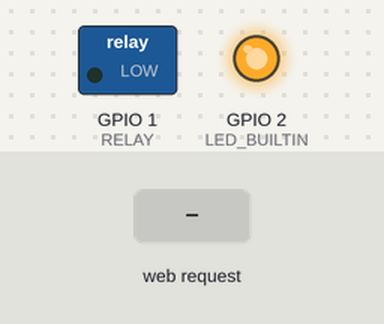
Bench run of a sketch on a simulated ESP8266 (NodeMCU). Shown: switched loads named in the sketch (green lamp = pin HIGH), output pins drawn as LEDs (lit = HIGH, except the on-board LED, lit = LOW). The inputs (shaded band) are chosen by the test bench. WiFi joins after 1.5 s; servers stay silent unless stated; what the sketch prints to the serial monitor is not drawn.

Above: at 4.7 s.
4.8 s: HTTP request GET /Update?Button=A1B received
At 5.4 s:
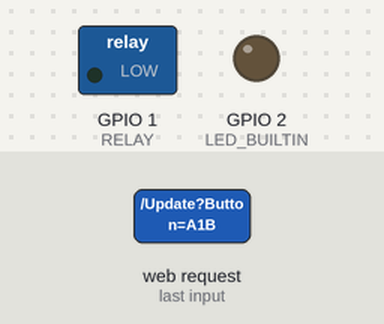
6.3 s: HTTP request GET /Update?Button=A0B received
At 7.2 s:
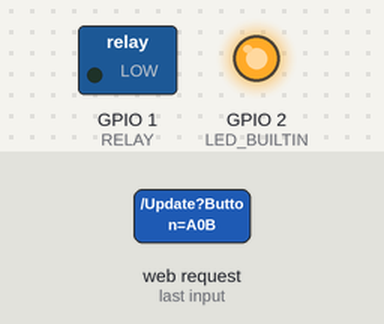
8.2 s: HTTP request GET /Button?Button=A1B received
At 8.6 s:
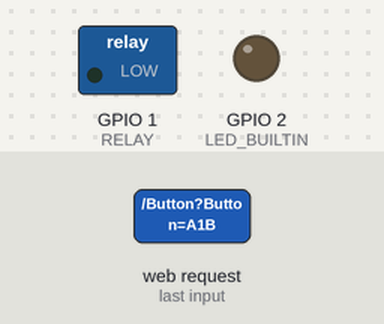
Timing chart, 0 to 11.2 s (numbered marks = the images above; inputs shaded):
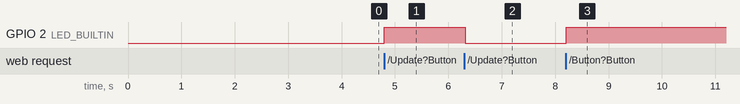

The sketch:

esp8266_webserver.ino
```cpp
#include <ESP8266WiFi.h>
#include <ESP8266WebServer.h>
ESP8266WebServer server(80);

#include "web.h"

const char *ssid = "LAI THE DAN";
const char *pass = "12345678";


// config dia chi esp co dinh
IPAddress local_IP(192, 168, 0, 21) ;
IPAddress gateway(192, 168, 0, 1) ;
IPAddress subnet(255, 255, 255, 0) ;
IPAddress primaryDNS(8, 8, 8, 8) ;
IPAddress secondaryDNS(8, 8, 4, 4) ;

String ChuoiSendWebJason ="";
float nhietdo1 ;
float nhietdo2 ;
int doam;
void ConnectWifi();
void SendWebPage();
//void chuongtrinhcambien();
long last =0 ;
void SendUpdate() ;
void Button_Onclick();
void XulyONOFF(String button);
int RELAY = 1;
byte Data[4];
void setup() {

  Serial.begin(9600) ;
  pinMode(LED_BUILTIN, OUTPUT);
  pinMode(RELAY, OUTPUT);
  ConnectWifi();

server.on("/", []
{
  SendWebPage();
});

server.on("/Update", []
{
 SendUpdate();
});


server.on("/Button", []
{
 Button_Onclick();
});

server.begin(); // bat dau server
Serial.println("Server start");


   last= millis() ;
}
void loop() {

server.handleClient();// duy tri server

if (millis() - last >= 1000)
{
  last = millis();
}
  if (Serial.available()>3)
  {
    Data[0]=Serial.read();
    if(Data[0]=='A')
    {
      Data[1]=Serial.read() -48;
      Data[2]=Serial.read() -48;
      Data[3]=Serial.read() -48;
      nhietdo1 =((Data[1] * 100)+(Data[2]*10)+Data[3])/10;
      }
     if(Data[0]=='B')
    {
      Data[1]=Serial.read() -48;
      Data[2]=Serial.read() -48;
      Data[3]=Serial.read() -48;
      nhietdo2 =((Data[1] * 100)+(Data[2]*10)+Data[3])/10;
      }
  }


//chuongtrinhcambien();

//ledblynk();
Button_Onclick();
}
void SendWebPage()
{
  server.send(200, "text/html", webpage );
}

void ConnectWifi()
{
  WiFi.disconnect(); delay(1000);
  if (!  WiFi.config(local_IP, gateway, subnet, primaryDNS, secondaryDNS))
  {
    Serial.println("ERROR configure");
  }
  delay(1000); WiFi.begin(ssid, pass);
  while (WiFi.status() !=WL_CONNECTED)
  {
    delay(500);
    Serial.print(".");

  }
  Serial.println();
  Serial.print("Connected, IP address: ");
  Serial.println(WiFi.localIP());


}
void SendUpdate()
{
  DataJson(String (nhietdo1), String (nhietdo2),String (doam) );
  server.send(200, "text/html", String(ChuoiSendWebJason));

}

void DataJson( String sensor1 , String sensor2, String sensor3)

{
  ChuoiSendWebJason = "{\"ND1\":\"" + String(sensor1) +"\"," +
                      "\"ND2\":\"" + String(sensor2) +"\"," +
                      "\"DA\":\"" + String(sensor3) + "\"}" ;
}

//void chuongtrinhcambien()
//{
//  int a = analogRead(A0) ;
//  float volt = a*3.3/1024.0 ;
//
//  nhietdo = volt*100.0;
//  delay(1000);


//}
//void ledblynk()
//{
//  digitalWrite(LED_BUILTIN, HIGH);   // turn the LED on (HIGH is the voltage level)
//  delay(1000);                       // wait for a second
//  digitalWrite(LED_BUILTIN, LOW);    // turn the LED off by making the voltage LOW
//  delay(1000);                       // wait for a second
//}
void Button_Onclick()
{
//  Serial.println(">>>ONCLICK bUTTON");
//  Serial.println(server.arg("Button"));
  String button = "";
  button = server.arg("Button");
  XulyONOFF(String (button) );
  server.send(200, "text/html", webpage );

}
void XulyONOFF(String button )
{
  if(button.indexOf("A0B") >=0)
  {
    Serial.println("OFF DEN");
    //digitalWrite(RELAY, LOW);
    digitalWrite(LED_BUILTIN, LOW);
    doam =0;
  }
  else if(button.indexOf("A1B") >=0)
  {
    Serial.println("ON DEN");
    //digitalWrite(RELAY, HIGH);
    digitalWrite(LED_BUILTIN, HIGH);
    doam =1;
  }
}
```

web.h
```cpp
 const char webpage[] PROGMEM = R"=====(
<!DOCTYPE html>
<html>

<head>
<meta charset="utf-8">
<meta name="viewport" content="width=device-width, initial-scale=1">

<script src="https://code.highcharts.com/highcharts.js"></script>
  <style>
    body {
      min-width: 310px;
     max-width: 1280px;
      height: 500px;
      margin: 0 auto;
    }
    h2 {
      font-family: Arial;
      font-size: 2.5rem;
      text-align: center;
    }
  </style>
</head>

<script>
function UpdateData()
{
    var xhttp = new XMLHttpRequest();
    xhttp.onreadystatechange = function ()
    {
        if (this.readyState == 4 && this.status == 200)
        {
            var DataVDK =  xhttp.responseText ;
            console.log("Dữ liệu VDK :" + DataVDK);

            var DataJson = JSON.parse(DataVDK);


        if(DataJson.ND1 != null)
            {
              document.getElementById("nhietdo1").innerHTML = DataJson.ND1 ;
            }
        if(DataJson.ND2 != null)
            {
              document.getElementById("nhietdo2").innerHTML = DataJson.ND2 ;
            }
        if(DataJson.DA != null)
            {
              if(DataJson.DA == 1)
               {

                 document.getElementById("TB1").innerHTML = "ON" ;

               }
              else if( DataJson.DA == 0)
               {
                 document.getElementById("TB1").innerHTML = "OFF" ;
               }


            }


        }
    }
    xhttp.open('GET','/Update',true);
    xhttp.send();


    setTimeout(function(){UpdateData()}, 1000);

}
function GetButtonData(data)
{
    switch (data)
    {
    case 1:
      console.log("Button thiet bi : ONCLICK");
      var thietbi1 = document.getElementById("TB1").innerHTML;
      console.log(thietbi1);

      if(thietbi1 == "ON")
      {
        var tx = "A0B";
        var xhttp = new XMLHttpRequest();
        xhttp.open("GET","/Button?Button="+tx,true);
        xhttp.send();
      }
      else if(thietbi1 == "OFF")
      {
        var tx = "A1B";
        var xhttp = new XMLHttpRequest();
        xhttp.open("GET","/Button?Button="+tx,true);
        xhttp.send();
      }

      //var xhttp = new XMLHttpRequest();
      //xhttp.open('GET','/Update',true);
      //xhttp.send();
      break;
      case 2:
      break;
      case 3:
      break;

    }

}
</script>
<body  onload="UpdateData()">

</body>
<body>
    <h2>ESP Weather Station</h2>
    <div id="chart-temperature" class="container"></div>
    <div id="chart-humidity" class="container"></div>
    <div id="chart-pressure" class="container"></div>
<script>

var value1 = DataJson.ND1 ;
var value2 = DataJson.ND2 ;
var value3 = DataJson.ND2 ;
var reading_time =
//<?php echo $value1; ?>;
var chartT = new Highcharts.Chart({
  chart:{ renderTo : 'chart-temperature' },
  title: { text: 'BME280 Temperature' },
  series: [{
    showInLegend: false,
    data: value1
  }],
  plotOptions: {
    line: { animation: false,
      dataLabels: { enabled: true }
    },
    series: { color: '#059e8a' }
  },
  xAxis: {
    type: 'datetime',
    categories: reading_time
  },
  yAxis: {
    title: { text: 'Temperature (Celsius)' }
    //title: { text: 'Temperature (Fahrenheit)' }
  },
  credits: { enabled: false }
});

var chartH = new Highcharts.Chart({
  chart:{ renderTo:'chart-humidity' },
  title: { text: 'BME280 Humidity' },
  series: [{
    showInLegend: false,
    data: value2
  }],
  plotOptions: {
    line: { animation: false,
      dataLabels: { enabled: true }
    }
  },
  xAxis: {
    type: 'datetime',
    //dateTimeLabelFormats: { second: '%H:%M:%S' },
    categories: reading_time
  },
  yAxis: {
    title: { text: 'Humidity (%)' }
  },
  credits: { enabled: false }
});


var chartP = new Highcharts.Chart({
  chart:{ renderTo:'chart-pressure' },
  title: { text: 'BME280 Pressure' },
  series: [{
    showInLegend: false,
    data: value3
  }],
  plotOptions: {
    line: { animation: false,
      dataLabels: { enabled: true }
    },
    series: { color: '#18009c' }
  },
  xAxis: {
    type: 'datetime',
    categories: reading_time
  },
  yAxis: {
    title: { text: 'Pressure (hPa)' }
  },
  credits: { enabled: false }
});

</script>
</body>
<h1>
Nhiệt độ 1
<label id="nhietdo1">21</label>
</h1>

<h1>
Nhiệt độ 2
<label id="nhietdo2">21</label>
</h1>

<h1>
Trạng thái thiết bị điều khiển 1
<label id="TB1">OFF</label>
</h1>
<br>
<br>
<br>
<button onclick = "GetButtonData(1)" >THIẾT BỊ 1
  </button>

</html>


)=====";
```

Measured:
- after the input at 4.8 s, GPIO 2 (LED_BUILTIN): LOW → HIGH at once
- after the input at 6.3 s, GPIO 2 (LED_BUILTIN): HIGH → LOW at once
- after the input at 8.2 s, GPIO 2 (LED_BUILTIN): LOW → HIGH at once
